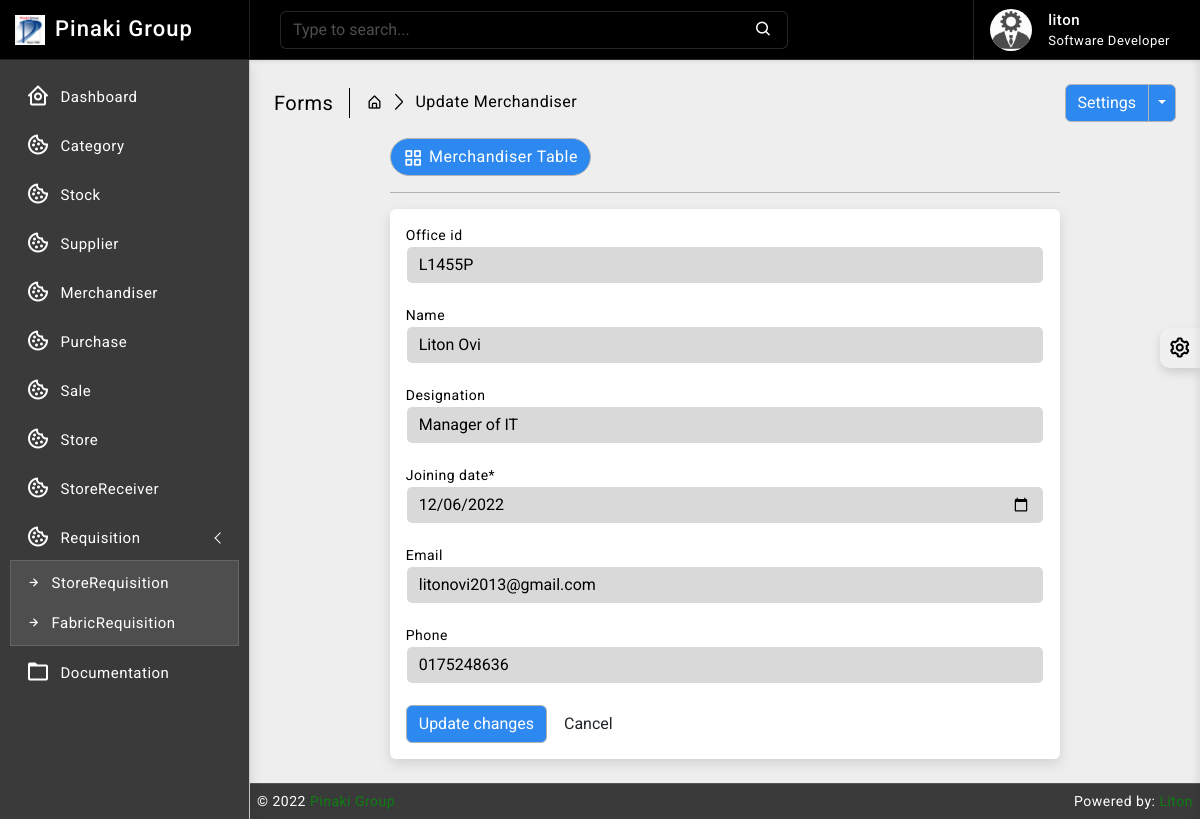
/merchandiser/1/ (signed in), run on an earlier commit of the app's database.
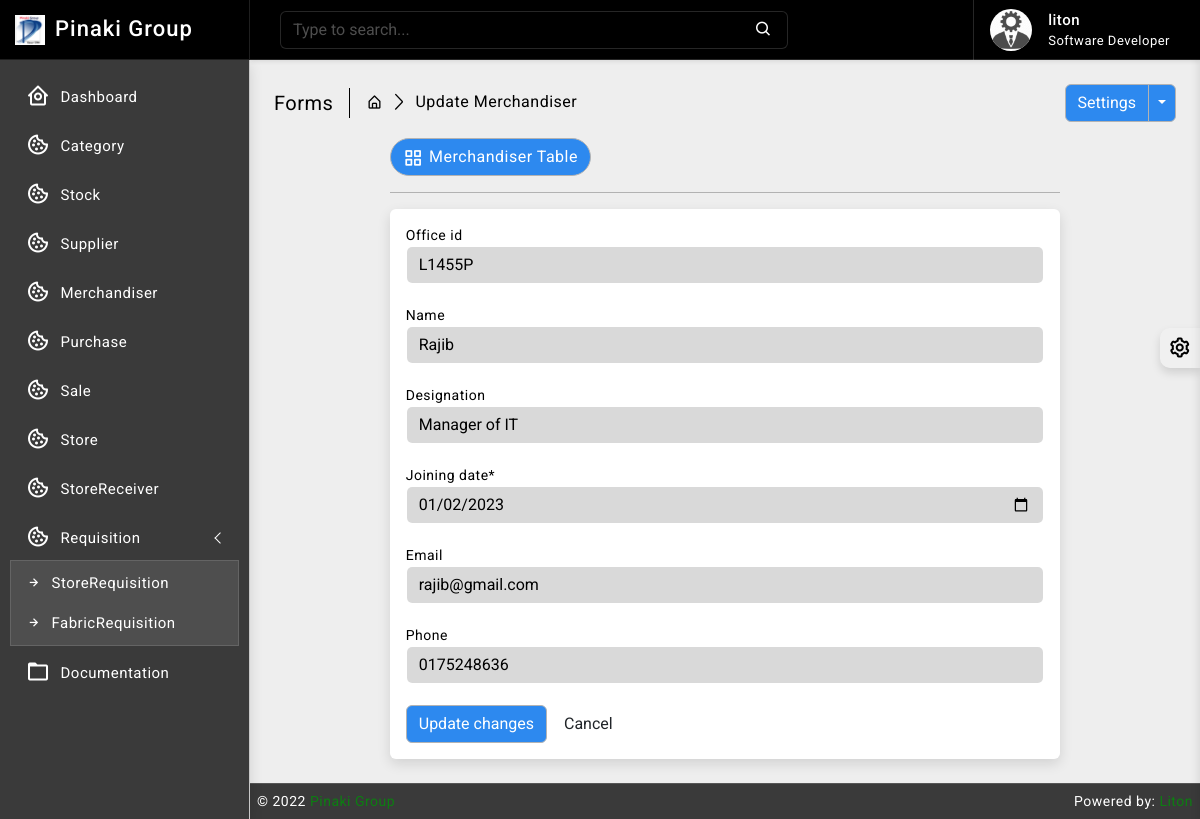
And on a later commit of the database.
### merchandiser/models.py (models this page shows, shortened)
class Merchandiser(models.Model):
    office_id = models.CharField(max_length=64, null=True, blank=True, unique=True)
    name = models.CharField(max_length=64, null=True, blank=True)
    designation = models.CharField(max_length=64, null=True, blank=True)
    joining_date = models.DateField(default= now)
    email = models.EmailField(max_length=64, blank=True, unique=True)
    phone = models.CharField(max_length=16, null=True, blank=True, unique=True)
    access_area = models.CharField(max_length=64, blank=True)
    created_at = models.DateTimeField(auto_now_add=True, auto_now=False)
    updated_at = models.DateTimeField(auto_now_add=False, auto_now=True)

### merchandiser/views.py (the view)
# urls.py: path('<int:pk>/', views.merchandiser_update, name='merchandiser_update'),
def merchandiser_update(request, pk):
    get_merchandiser_data = get_object_or_404(Merchandiser, pk=pk)
    form = MerchandiserForm(instance=get_merchandiser_data)
    if request.method == 'POST':
        form = MerchandiserForm(request.POST, instance=get_merchandiser_data)
        if form.is_valid():
            form.save()
            messages.success(request, 'Merchandiser updated successfully')
            return redirect('merchandiser_read')
    context = {
        'form': form
    }
    return render(request, 'merchandiser/update.html', context)

### merchandiser/forms.py
class MerchandiserForm(forms.ModelForm):
    def __init__(self, *args, **kwargs):
        super().__init__(*args, **kwargs)
        self.fields['name'].widget.attrs.update({'class': 'textinput form-control', 'pattern' : '[a-zA-Z\s]{1,50}', 'title' : 'Alphabets and Spaces only', 'required': 'true'})
        self.fields['phone'].widget.attrs.update({'class': 'textinput form-control', 'maxlength': '10', 'pattern' : '[0-9]{10}', 'title' : 'Numbers only', 'required': 'true'})
        self.fields['email'].widget.attrs.update({'class': 'textinput form-control'})
    class Meta:
        model = Merchandiser
        fields = ['id', 'office_id', 'name', 'phone', 'email', 'designation', 'access_area', 'joining_date']
        widgets = {
            'office_id' : forms.TextInput(attrs = {'class' : 'textinput form-control'}),
            'designation' : forms.TextInput(attrs = {'class' : 'textinput form-control'}),
            'access_area' : forms.TextInput(attrs = {'class' : 'textinput form-control'}),
            'joining_date' : forms.TextInput(attrs = {'class' : 'textinput form-control', 'type': 'date'}),
        }

### templates/merchandiser/update.html (shortened to what this page needs)
{% extends 'base/base.html' %}
{% block body %}
{% load crispy_forms_tags %}
{% load static %}
<div class="page-wrapper">
	<div class="page-content">
		<div class="page-breadcrumb d-none d-sm-flex align-items-center mb-3">
			<div class="breadcrumb-title pe-3">Forms</div>
			<div class="ps-3">
				<nav aria-label="breadcrumb">
					<ol class="breadcrumb mb-0 p-0">
						<li class="breadcrumb-item">
							<a href="#">
								<i class="bx bx-home-alt"></i>
							</a>
						</li>
						<li class="breadcrumb-item active" aria-current="page">Update Merchandiser</li>
					</ol>
				</nav>
			</div>
			<div class="ms-auto">
				<div class="btn-group">
					<button type="button" class="btn btn-light">Settings</button>
					<button type="button" class="btn btn-light dropdown-toggle dropdown-toggle-split" data-bs-toggle="dropdown">
					</button>
				</div>
			</div>
		</div>
		<div class="row">
			<div class="col-xl-9 mx-auto">
				<div class="ms-auto">
					<a href="{% url 'merchandiser_read' %}" class="btn btn-light radius-30 mt-2 mt-lg-0">
						<i class="bx bx-grid-alt"></i>Merchandiser Table
					</a>
				</div>
				<hr/>
				<div class="card">
					<div class="card-body">
						<form method="POST">
							<div class="form-row">
								<div class="form-group col-md-12 mb-0">
									<div class="controls">
										{{ form.office_id|as_crispy_field }}
									</div>
							    </div> <br>
                                <div class="form-group col-md-12 mb-0">
                                    <div class="controls">
                                        {{ form.name|as_crispy_field }}
                                    </div>
							    </div><br>
                                <div class="form-group col-md-12 mb-0">
                                    <div class="controls">
                                        {{ form.designation|as_crispy_field }}
                                    </div>
							    </div><br>
                                <div class="form-group col-md-12 mb-0">
                                    <div class="controls">
                                        {{ form.joining_date|as_crispy_field }}
                                    </div>
							    </div><br>
                                <div class="form-group col-md-12 mb-0">
                                    <div class="controls">
                                        {{ form.email|as_crispy_field }}
                                    </div>
							    </div><br>
                                <div class="form-group col-md-12 mb-0">
                                    <div class="controls">
                                        {{ form.phone|as_crispy_field }}
                                    </div>
							    </div><br>
							</div>
								<div class="form-actions">
									<button type="submit" class="btn btn-light">Update changes</button>
									<button type="reset" class="btn">Cancel</button>
								</div>
							</form>
						</div>
					</div>
				</div>
			</div>
		</div>
	</div>
{% endblock body %}

What changed in the data, as far as the page shows it:
changed Merchandiser "Manager of IT": name "Liton Ovi" → "Rajib"; joining_date "12/06/2022" → "01/02/2023"; email "litonovi2013@gmail.com" → "rajib@gmail.com"
